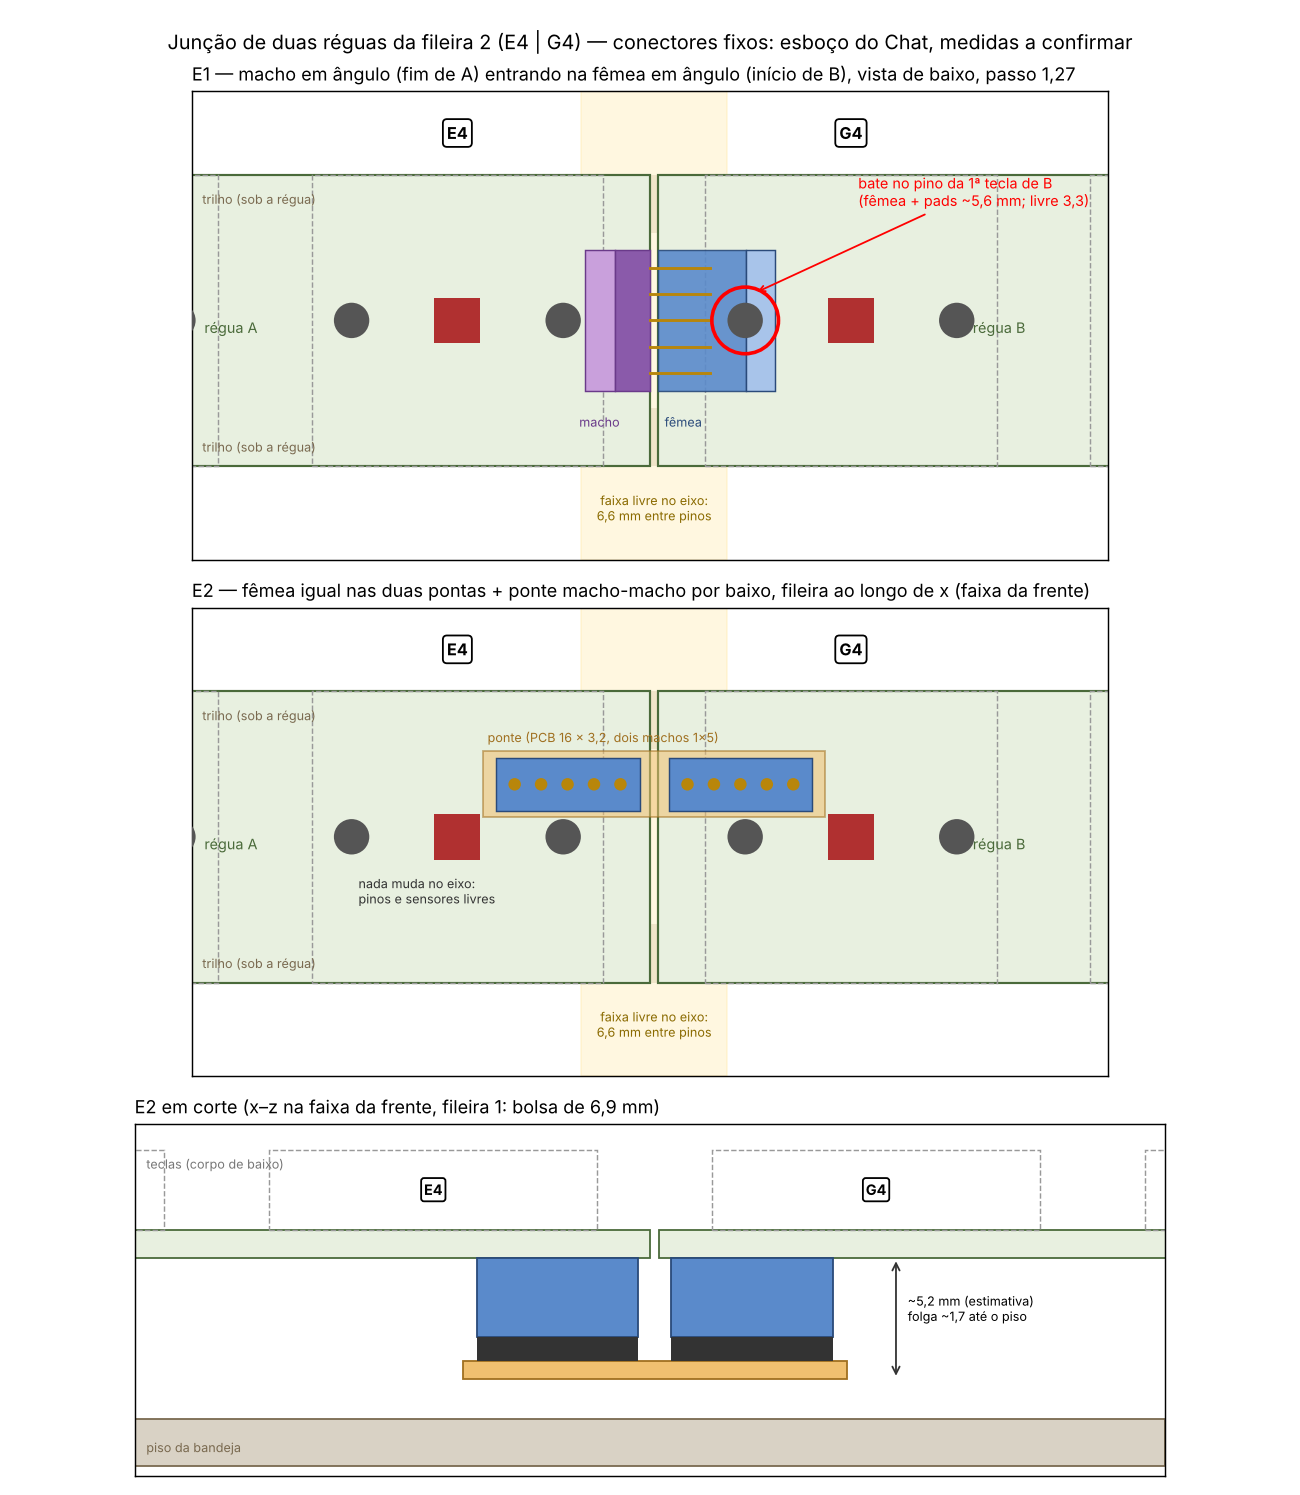

Reproduce this figure in Python.
"""R6V4 (Chat): sketch of the joint between two rulers of row 2 (E4 | G4) with the two board-to-board connector ideas.

    python etutti/hardware/student_v04/spec_img/juncao_r6.py   -> spec_img/juncao_r6.png

Ruler numbers come from FIT_CHECK.md (74.0 x 14.0, 0.4 gap, pocket |y| < 4.2, rails 4.2..7.0, key pegs D1.7 at +-5.08 on y = 0,
sensor pocket +-1.1, pocket 6.9 mm under row 1). Connector sizes are ESTIMATES from catalogue descriptions (1.27 mm pitch,
female 3.4 mm tall), to be replaced by the Code with real drawings.
"""
import os
import matplotlib
matplotlib.use("Agg")
import matplotlib.pyplot as plt
from matplotlib.patches import Rectangle, Circle

HERE = os.path.dirname(os.path.abspath(__file__))
L, GAP = 74.0, 0.4
B0 = L + GAP
KEYS_A = [(46.25, "C#4"), (64.75, "E4")]
KEYS_B = [(B0 + 9.25, "G4"), (B0 + 27.75, "A#4")]
X0, X1 = 52, 96


def base_plan(ax, title):
    for x0 in (0, B0):
        ax.add_patch(Rectangle((x0, -7), L, 14, fc="#e8f0e0", ec="#4a6a3a", lw=1.2))
    for ys in (4.2, -7.0):
        ax.add_patch(Rectangle((X0, ys), X1 - X0, 2.8, fc="#d9d2c5", ec="none", alpha=0.6, zorder=0))
    ax.text(X0 + 0.5, 5.6, "trilho (sob a régua)", fontsize=7, color="#7a6a50")
    ax.text(X0 + 0.5, -6.3, "trilho (sob a régua)", fontsize=7, color="#7a6a50")
    for cx, name in KEYS_A + KEYS_B:
        ax.add_patch(Rectangle((cx - 7, -7), 14, 14, fc="none", ec="#999", ls="--", lw=0.8))
        for px in (cx - 5.08, cx + 5.08):
            ax.add_patch(Circle((px, 0), 0.85, fc="#555", ec="none", zorder=5))
        ax.add_patch(Rectangle((cx - 1.1, -1.1), 2.2, 2.2, fc="#b03030", ec="none", zorder=5))
        white = "#" not in name
        ax.text(cx, 9.0, name, ha="center", va="center", fontsize=9, fontweight="bold",
                color="black" if white else "white",
                bbox=dict(boxstyle="round,pad=0.25", fc="white" if white else "black", ec="black"), clip_on=True)
    ax.axvspan(L - 3.3, B0 + 3.3, color="#ffe9a8", alpha=0.35, zorder=0)
    ax.text((L + B0) / 2, -9.6, "faixa livre no eixo:\n6,6 mm entre pinos", ha="center", fontsize=7, color="#8a6a00")
    ax.text(30 + X0 / 2, 0, "", fontsize=7)
    ax.set_xlim(X0, X1); ax.set_ylim(-11.5, 11); ax.set_aspect("equal")
    ax.set_title(title, fontsize=10, loc="left")
    ax.set_xticks([]); ax.set_yticks([])
    ax.text(X0 + 0.6, -0.6, "régua A", fontsize=8, color="#4a6a3a")
    ax.text(X1 - 6.5, -0.6, "régua B", fontsize=8, color="#4a6a3a")


fig, axs = plt.subplots(3, 1, figsize=(10, 11.5), gridspec_kw={"height_ratios": [1, 1, 0.75]})

# E1: J's idea taken literally: right-angle male (A, right end) into right-angle female (B, left end), pins along x
ax = axs[0]
base_plan(ax, "E1 — macho em ângulo (fim de A) entrando na fêmea em ângulo (início de B), vista de baixo, passo 1,27")
ax.add_patch(Rectangle((70.9, -3.4), 1.4, 6.8, fc="#c9a0dc", ec="#6a3a8a", lw=0.8))      # male pads
ax.add_patch(Rectangle((72.3, -3.4), 1.7, 6.8, fc="#8a5aaa", ec="#6a3a8a", lw=0.8))      # male body
for i in range(5):
    y = -2.54 + i * 1.27
    ax.plot([74.0, 76.9], [y, y], color="#b8860b", lw=1.6)
ax.add_patch(Rectangle((B0, -3.4), 4.2, 6.8, fc="#5a8acb", ec="#2a4a7a", lw=0.8, alpha=0.9))  # female body (est.)
ax.add_patch(Rectangle((B0 + 4.2, -3.4), 1.4, 6.8, fc="#a8c4ea", ec="#2a4a7a", lw=0.8))     # female pads
ax.add_patch(Circle((B0 + 4.17, 0), 1.6, fc="none", ec="red", lw=2, zorder=6))
ax.annotate("bate no pino da 1ª tecla de B\n(fêmea + pads ~5,6 mm; livre 3,3)", xy=(B0 + 4.6, 1.3), xytext=(84, 5.5),
            fontsize=8, color="red", arrowprops=dict(arrowstyle="->", color="red"))
ax.text(70.6, -5.1, "macho", fontsize=7, color="#6a3a8a"); ax.text(B0 + 0.3, -5.1, "fêmea", fontsize=7, color="#2a4a7a")

# E2: identical female sockets at both ends, rows along x in the front lane, a bridge plugs from below
ax = axs[1]
base_plan(ax, "E2 — fêmea igual nas duas pontas + ponte macho-macho por baixo, fileira ao longo de x (faixa da frente)")
ax.add_patch(Rectangle((66.0, 0.95), 16.4, 3.15, fc="#f0c070", ec="#a07020", lw=1.0, alpha=0.55, zorder=3))
for x0 in (66.6, B0 + 0.5):
    ax.add_patch(Rectangle((x0, 1.25), 6.9, 2.55, fc="#5a8acb", ec="#2a4a7a", lw=0.8, zorder=4))
    for i in range(5):
        ax.add_patch(Circle((x0 + 0.9 + i * 1.27, 2.52), 0.3, fc="#b8860b", ec="none", zorder=5))
ax.text(66.2, 4.55, "ponte (PCB 16 x 3,2, dois machos 1x5)", fontsize=7, color="#a07020")
ax.text(60, -3.2, "nada muda no eixo:\npinos e sensores livres", fontsize=7, color="#333")

# E2 cross-section along x at y = +2.5
ax = axs[2]
ax.set_title("E2 em corte (x–z na faixa da frente, fileira 1: bolsa de 6,9 mm)", fontsize=10, loc="left")
for x0 in (0, B0):
    ax.add_patch(Rectangle((x0, -1.2), L, 1.2, fc="#e8f0e0", ec="#4a6a3a"))
ax.add_patch(Rectangle((X0, -8.1 - 2.0), X1 - X0, 2.0, fc="#d9d2c5", ec="#7a6a50"))
ax.text(X0 + 0.5, -9.5, "piso da bandeja", fontsize=7, color="#7a6a50")
for x0 in (66.6, B0 + 0.5):
    ax.add_patch(Rectangle((x0, -4.6), 6.9, 3.4, fc="#5a8acb", ec="#2a4a7a"))
ax.add_patch(Rectangle((66.0, -6.4), 16.4, 0.8, fc="#f0c070", ec="#a07020"))
for x0 in (66.6, B0 + 0.5):
    ax.add_patch(Rectangle((x0, -5.6), 6.9, 1.0, fc="#333", ec="none"))
ax.annotate("", xy=(84.5, -1.2), xytext=(84.5, -6.4), arrowprops=dict(arrowstyle="<->", color="#333"))
ax.text(85, -3.9, "~5,2 mm (estimativa)\nfolga ~1,7 até o piso", fontsize=7)
for cx, name in KEYS_A + KEYS_B:
    ax.add_patch(Rectangle((cx - 7, 0), 14, 3.4, fc="none", ec="#999", ls="--", lw=0.8))
    white = "#" not in name
    ax.text(cx, 1.7, name, ha="center", va="center", fontsize=8, fontweight="bold", color="black" if white else "white",
            bbox=dict(boxstyle="round,pad=0.2", fc="white" if white else "black", ec="black"), clip_on=True)
ax.text(X0 + 0.5, 2.6, "teclas (corpo de baixo)", fontsize=7, color="#777")
ax.set_xlim(X0, X1); ax.set_ylim(-10.5, 4.5); ax.set_aspect("equal"); ax.set_xticks([]); ax.set_yticks([])

fig.suptitle("Junção de duas réguas da fileira 2 (E4 | G4) — conectores fixos: esboço do Chat, medidas a confirmar", fontsize=11)
fig.tight_layout()
out = os.path.join(HERE, "juncao_r6.png")
fig.savefig(out, dpi=130)
print(out)
